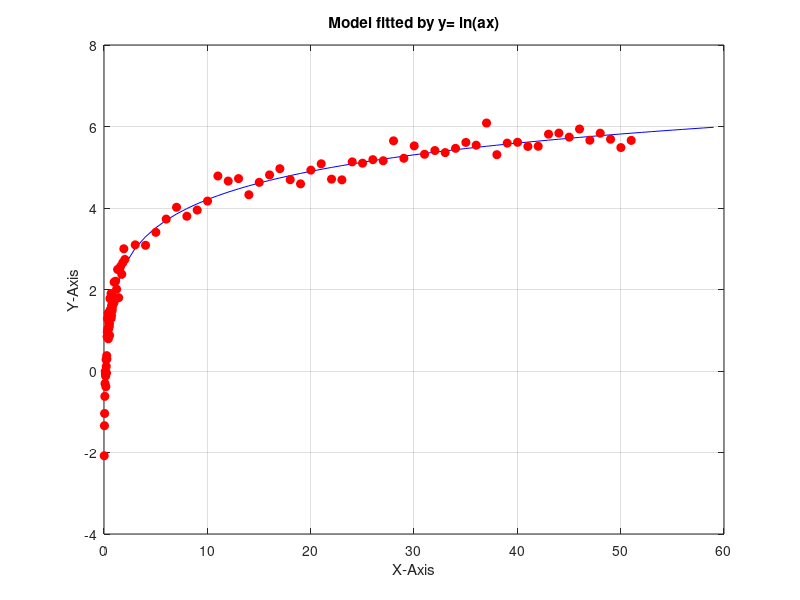
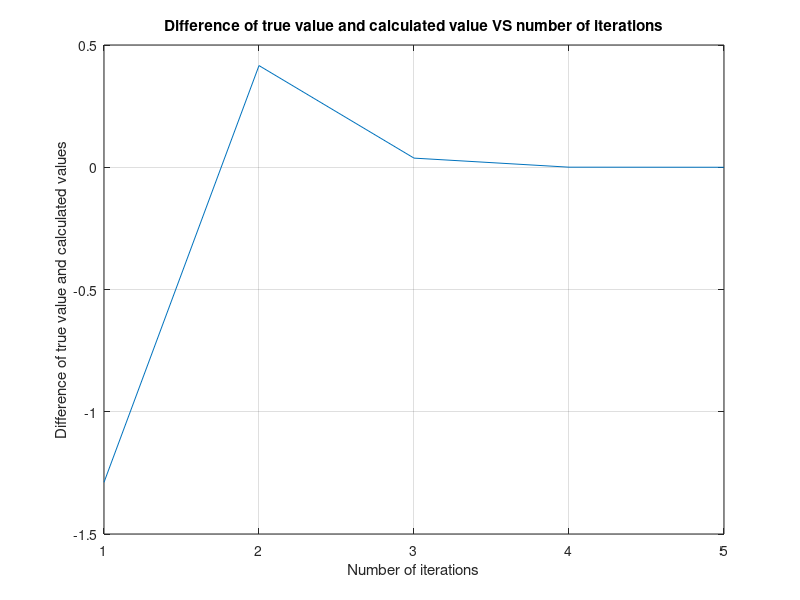
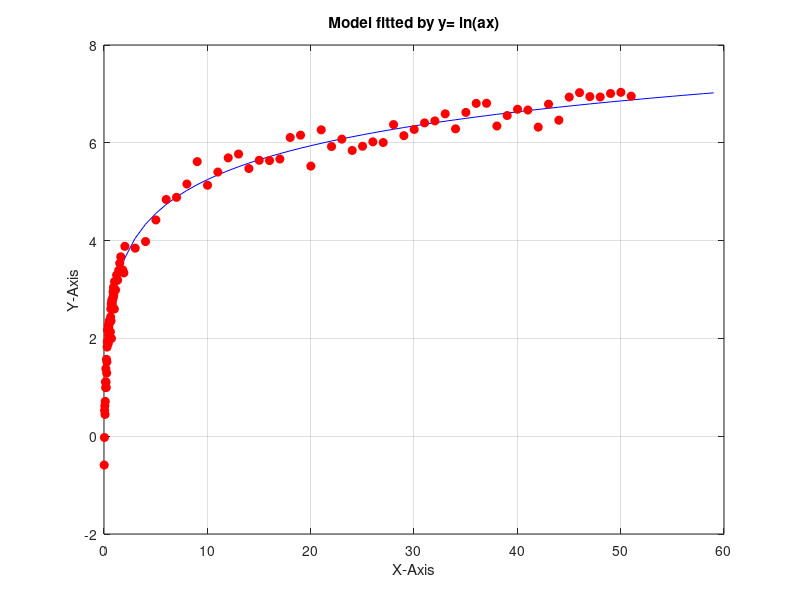
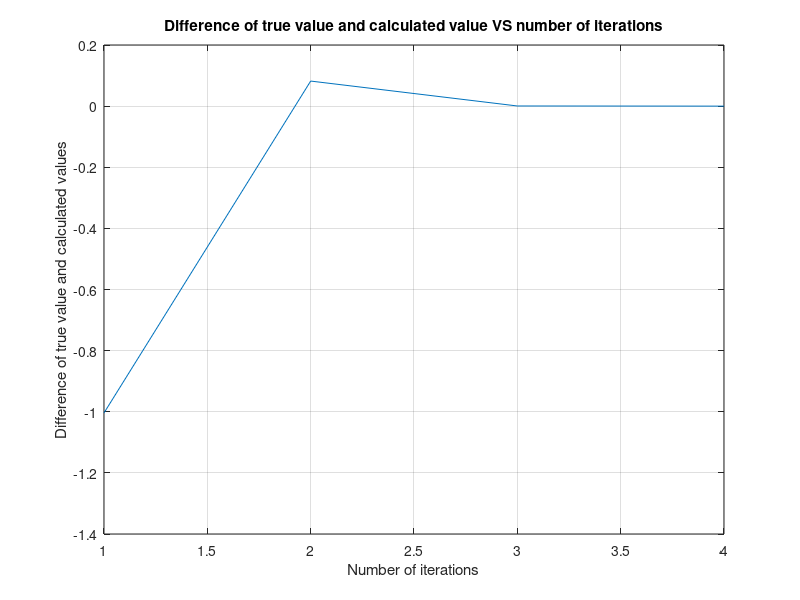

Recreate these plots in MATLAB, in order.
%% A DataSet

clear all, clc
% Reading fitted model data: 
fileID = fopen("Result_A.txt", 'r');
formatSpec = '%f %f';
sizeA = [2 inf];
dat_plot_1 = fscanf(fileID, formatSpec, sizeA);
fclose(fileID);

%plotting fitted Model
figure(1)
hold on
title("Model fitted by y= ln(ax)");
plot(dat_plot_1(2,:) , dat_plot_1(1,:), 'b');

% Reading data set: 
fileID = fopen("A.csv", 'r');
formatSpec = '%f %f';
sizeA = [2 inf];
dat_set_1 = fscanf(fileID, formatSpec, sizeA);
fclose(fileID);
% Plotting data set points
plot(dat_set_1(1,:) , dat_set_1(2,:), 'ro','MarkerFaceColor','r');
box on
grid on
xlabel('X-Axis')
ylabel('Y-Axis')
hold off

h1 = figure(1);
saveas(h1,'Model_fitted_A.emf');

% Reading convergance data: 
fileID = fopen("an_covergance_A.txt", 'r');
formatSpec = '%f';
% sizeA = [2 inf];
dat_convrge_1 = fscanf(fileID, formatSpec);
fclose(fileID);
initial_guess = dat_convrge_1(1);
true_value = dat_convrge_1(end);
length_array = size(dat_convrge_1);
length_array = length_array(1);
for i = 1:length_array
    x(i) = i;
    y(i) = true_value - dat_convrge_1(i);
end
figure(2)
hold on
plot(x, y)
grid on
box on
title("Difference of true value and calculated value VS number of iterations")
xlabel("Number of iterations")
ylabel("Difference of true value and calculated values")
hold off

h2 = figure(2);
saveas(h2,'Convergance_A.emf');
%% B DataSet

clear all, clc
% Reading fitted model data: 
fileID = fopen("Result_B.txt", 'r');
formatSpec = '%f %f';
sizeA = [2 inf];
dat_plot_2 = fscanf(fileID, formatSpec, sizeA);
fclose(fileID);

%plotting fitted Model
figure(3)
hold on
title("Model fitted by y= ln(ax)");
plot(dat_plot_2(2,:) , dat_plot_2(1,:), 'b');

% Reading data set: 
fileID = fopen("B.csv", 'r');
formatSpec = '%f %f';
sizeA = [2 inf];
dat_set_2 = fscanf(fileID, formatSpec, sizeA);
fclose(fileID);
% Plotting data set points
plot(dat_set_2(1,:) , dat_set_2(2,:), 'ro','MarkerFaceColor','r');
box on
grid on
xlabel('X-Axis')
ylabel('Y-Axis')
hold off

h3 = figure(3);
saveas(h3,'Model_fitted_B.emf');

% Reading convergance data: 
fileID = fopen("an_covergance_B.txt", 'r');
formatSpec = '%f';
% sizeA = [2 inf];
dat_convrge_2 = fscanf(fileID, formatSpec);
fclose(fileID);
initial_guess = dat_convrge_2(1);
true_value = dat_convrge_2(end);
length_array = size(dat_convrge_2);
length_array = length_array(1);
for i = 1:length_array
    x(i) = i;
    y(i) = true_value - dat_convrge_2(i);
end
figure(4)
hold on
plot(x, y)
grid on
box on
title("Difference of true value and calculated value VS number of iterations")
xlabel("Number of iterations")
ylabel("Difference of true value and calculated values")
hold off

h4 = figure(4);
saveas(h4,'Convergance_B.emf');
%% C DataSet

clear all, clc
% Reading fitted model data: 
fileID = fopen("Result_C.txt", 'r');
formatSpec = '%f %f';
sizeA = [2 inf];
dat_plot_3 = fscanf(fileID, formatSpec, sizeA);
fclose(fileID);

%plotting fitted Model
figure(5)
hold on
title("Model fitted by y= ln(ax)");
plot(dat_plot_3(2,:) , dat_plot_3(1,:), 'b');

% Reading data set: 
fileID = fopen("C.csv", 'r');
formatSpec = '%f %f';
sizeA = [2 inf];
dat_set_3 = fscanf(fileID, formatSpec, sizeA);
fclose(fileID);
% Plotting data set points
plot(dat_set_3(1,:) , dat_set_3(2,:), 'ro','MarkerFaceColor','r');
box on
grid on
xlabel('X-Axis')
ylabel('Y-Axis')
hold off

h5 = figure(5);
saveas(h5,'Model_fitted_C.emf');

% Reading convergance data: 
fileID = fopen("an_covergance_C.txt", 'r');
formatSpec = '%f';
% sizeA = [2 inf];
dat_convrge_3 = fscanf(fileID, formatSpec);
fclose(fileID);
initial_guess = dat_convrge_3(1);
true_value = dat_convrge_3(end);
length_array = size(dat_convrge_3);
length_array = length_array(1);
for i = 1:length_array
    x(i) = i;
    y(i) = true_value - dat_convrge_3(i);
end
figure(6)
hold on
plot(x, y)
grid on
box on
title("Difference of true value and calculated value VS number of iterations")
xlabel("Number of iterations")
ylabel("Difference of true value and calculated values")
hold off

h6 = figure(6);
saveas(h6,'Convergance_C.emf');